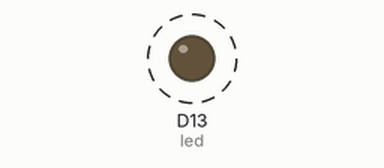
A program run on a simulated CircuitPython board. Parts: output pins drawn as LEDs (lit = HIGH). Dashed ring = blinking. No radio messages arrive unless stated (any console line starting 'radio sent:' is added by the test bench); what the program prints to the serial console is not drawn.

Above: at 0.5 s.
Timing chart, 0 to 3.0 s (numbered marks = the images above):
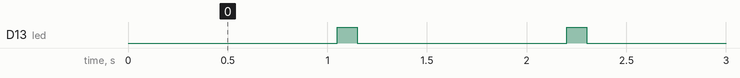

The program:

rad_test.py
```python
import board
import busio
import digitalio
import time
import adafruit_rfm9x

# lora radio
spi = busio.SPI(board.SCK, MOSI=board.MOSI, MISO=board.MISO)
cs = digitalio.DigitalInOut(board.RFM9X_CS)
reset = digitalio.DigitalInOut(board.RFM9X_RST)
rfm9x = adafruit_rfm9x.RFM9x(spi, cs, reset, 915.0)


led = digitalio.DigitalInOut(board.D13)
led.direction = digitalio.Direction.OUTPUT

while True:
	print("sending ...")
	rfm9x.send("hello")
	time.sleep(1)
	led.value=True
	time.sleep(.1)
	led.value=False
```

Measured:
- by itself, D13 (led): alternates HIGH for 0.10 s and LOW for 1.1 s
